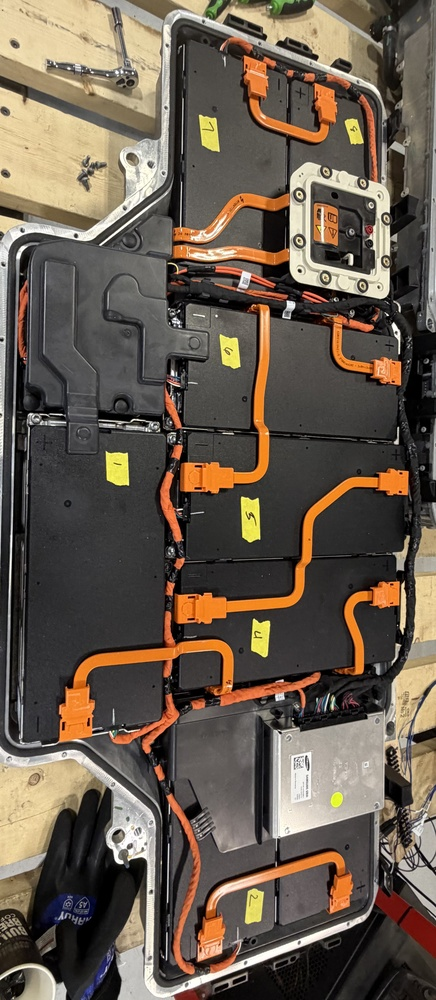
#> input picture feature_match_images/jeep-2.jpeg, 436 x 1000 px, shrunk from 1934 x 4439 before the run
$ python pack_roi_tuner.py feature_match_images/jeep-2.jpeg
#> lines starting #> are read from the running program, lines starting #| are printed output that depends on the picture; after the words box and inside, x2 and y2 are one past the last pixel; in counts of white or black regions, pixels touching at a corner belong together
#> in main, image is the input picture: shape (1000, 436, 3); mean B, G, R 78.1, 91.3, 103.6
import cv2
import json
import argparse

points = []
module_rois = {}
current_module = 1
image = None
display = None
pack_box = None


def detect_pack_box(img):
    gray = cv2.cvtColor(img, cv2.COLOR_BGR2GRAY)
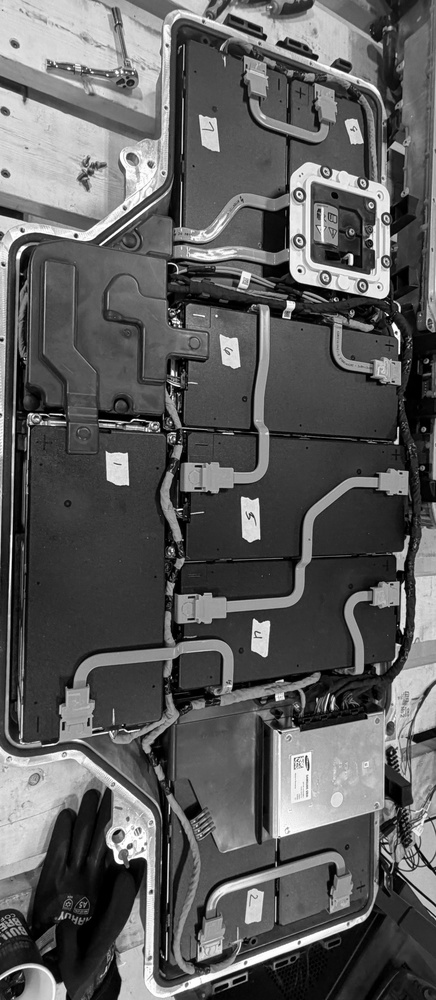
#> gray: shape (1000, 436); min 0, max 255, mean 93.5
    blur = cv2.GaussianBlur(gray, (5, 5), 0)
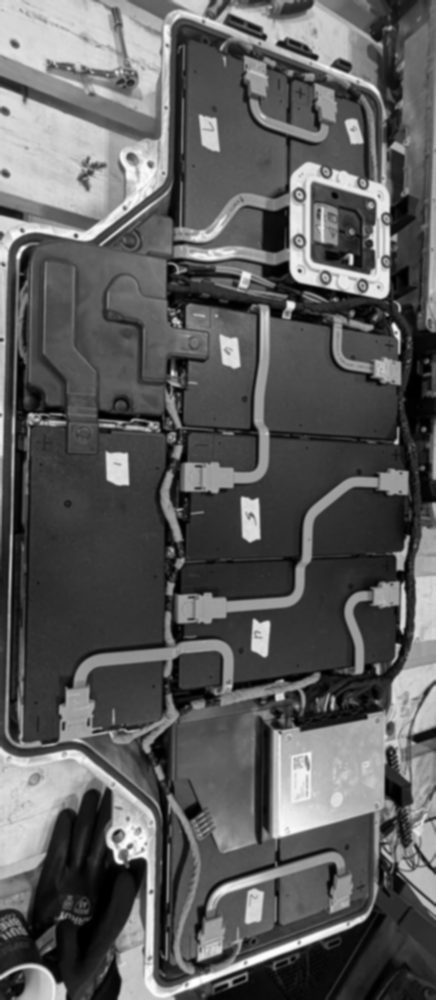
#> blur: shape (1000, 436); min 0, max 254, mean 93.5
    edges = cv2.Canny(blur, 50, 150)
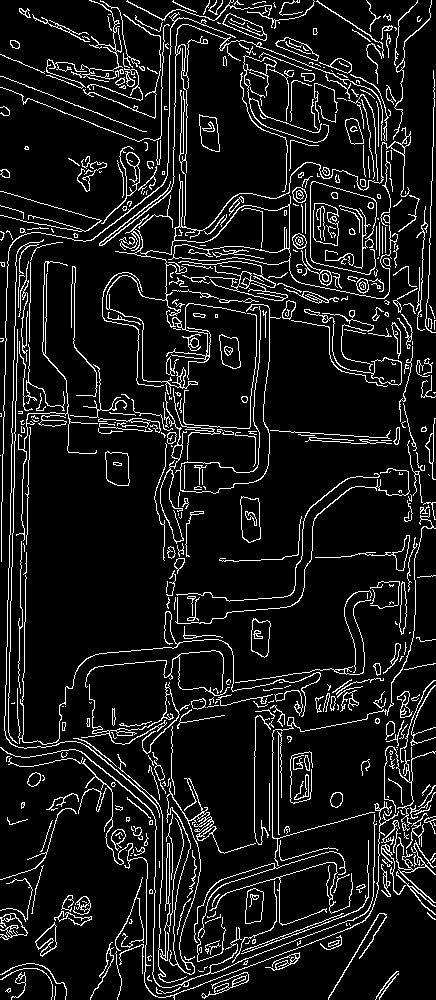
#> edges: shape (1000, 436); 9.9% white in thin lines or dots

    contours, _ = cv2.findContours(edges, cv2.RETR_EXTERNAL, cv2.CHAIN_APPROX_SIMPLE)
#> contours = 535 contours, 389 with area under 20; largest, box (x1, y1, x2, y2) and area: (166, 778, 256, 975) 2244, (106, 127, 411, 395) 2098, (313, 203, 339, 246) 825, (240, 496, 261, 543) 765, (304, 309, 402, 386) 709

    if not contours:
        raise RuntimeError("No pack boundary detected.")

    contour = max(contours, key=cv2.contourArea)
#> contour = contour of 576 points, box (x1, y1, x2, y2) (166, 778, 256, 975), area 2244
    return cv2.boundingRect(contour)


# [54 lines left out: functions pixel_roi_to_relative, mouse_callback, not called in this run]


def main():
    global image, display, pack_box

    parser = argparse.ArgumentParser()
    parser.add_argument("image_path")
    parser.add_argument("--output", default="module_rois.json")
    args = parser.parse_args()

    image = cv2.imread(args.image_path)

    if image is None:
        raise RuntimeError("Could not load image.")

    display = image.copy()

    pack_box = detect_pack_box(image)
#> pack_box = (166, 778, 90, 197)
    px, py, pw, ph = pack_box
#> px = 166; py = 778; pw = 90; ph = 197

    cv2.rectangle(display, (px, py), (px + pw, py + ph), (255, 0, 0), 2)
    cv2.putText(
        display,
        "Detected Pack Boundary",
        (px, py - 10),
        cv2.FONT_HERSHEY_SIMPLEX,
        0.6,
        (255, 0, 0),
        2
    )
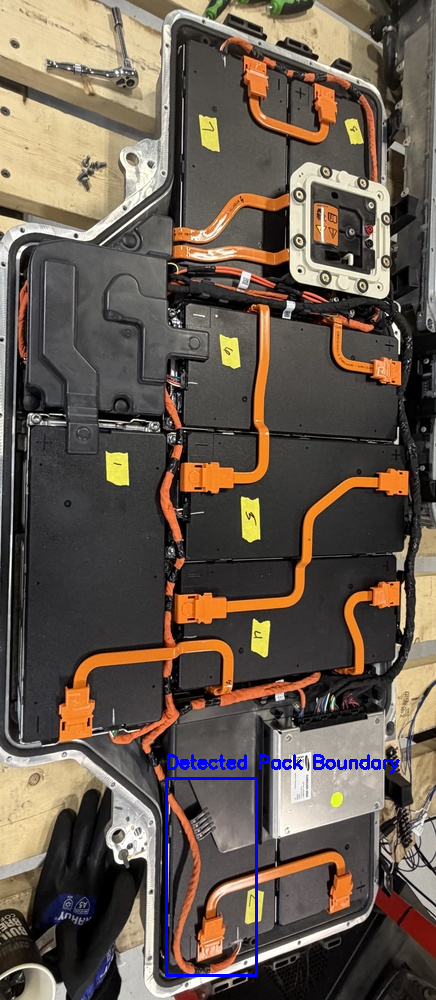
#> display: shape (1000, 436, 3); mean B, G, R 79.3, 90.5, 102.8

    print("Click two corners for each module ROI.")
    print("Example: top-left then bottom-right.")
    print("Press s to save.")
    print("Press u to undo last module.")
    print("Press q to quit.")

    cv2.imshow("Click Module ROIs", display)
    cv2.setMouseCallback("Click Module ROIs", mouse_callback)

    while True:
        key = cv2.waitKey(1) & 0xFF
#> (key q is pressed here)

        if key == ord("s"):
            with open(args.output, "w") as f:
                json.dump(module_rois, f, indent=4)

            print(f"Saved ROIs to {args.output}")

        elif key == ord("u"):
            if module_rois:
                last_module = sorted(module_rois.keys())[-1]
                del module_rois[last_module]
                print(f"Removed {last_module}")
                print("Restart script to redraw cleanly.")

        elif key == ord("q"):
            break

    cv2.destroyAllWindows()


if __name__ == "__main__":
    main()

$ run again, on feature_match_images/jeep-1_template.png
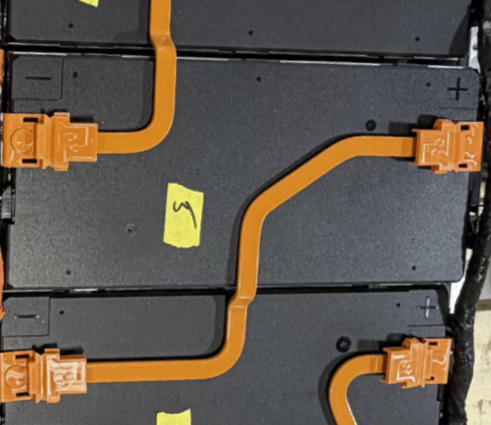
#> input picture feature_match_images/jeep-1_template.png, 491 x 425 px
#> in main, image is the input picture: shape (425, 491, 3); mean B, G, R 76.4, 87.3, 97
#> in detect_pack_box, `edges = cv2.Canny(blur, 50, 150)`:
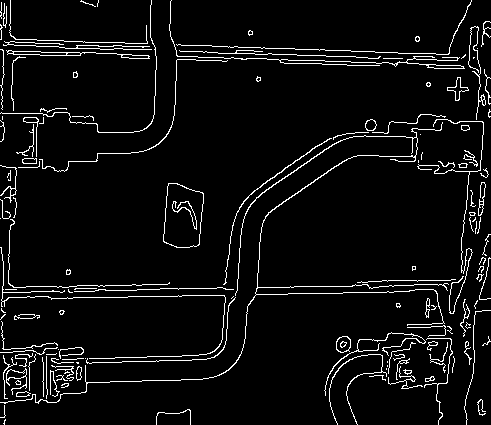
#> edges: shape (425, 491); 5.3% white in thin lines or dots
#> contours = 140 contours, 111 with area under 20; largest, box (x1, y1, x2, y2) and area: (163, 183, 204, 248) 2118, (6, 50, 150, 59) 305, (0, 122, 449, 404) 191, (336, 336, 351, 353) 189, (447, 77, 469, 101) 148
#> contour = contour of 60 points, box (x1, y1, x2, y2) (163, 183, 204, 248), area 2118
#> pack_box = (163, 183, 41, 65)
#> px = 163; py = 183; pw = 41; ph = 65
#> in main, `cv2.putText( display, "Detected Pack Boundary", (px, py - 10), cv2.FON..`:
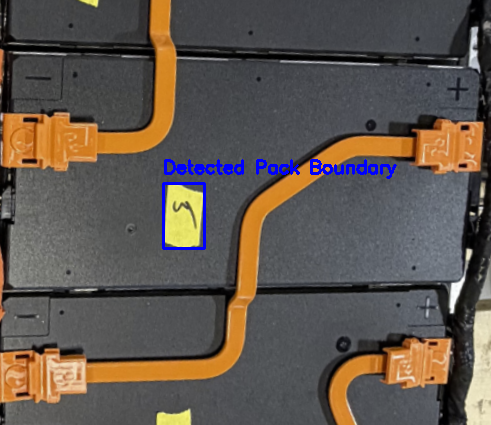
#> display: shape (425, 491, 3); mean B, G, R 78.3, 86.3, 95.9
